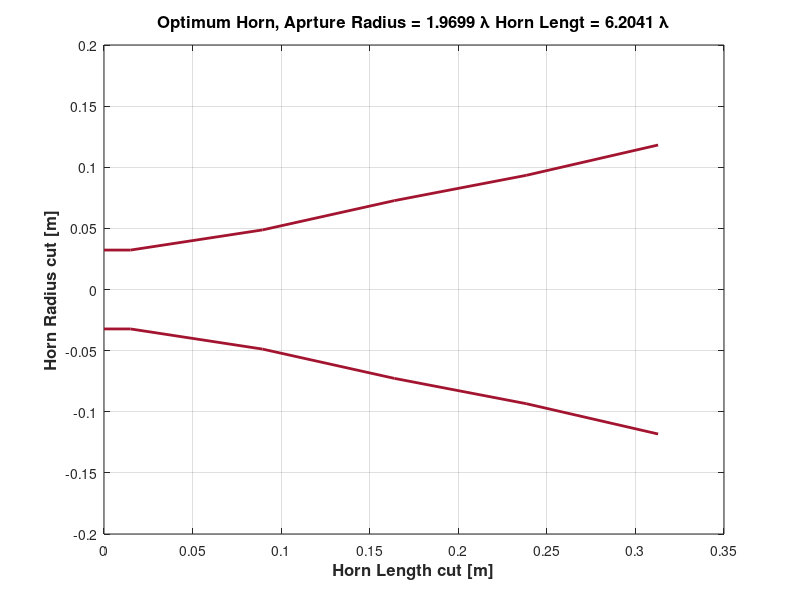

The MATLAB script that drew this image: (Note: this script raises an error after producing the figure.)
%% Optimum design for -45dB return loss from pattern search optimization 
clear;
c0 = 3e8;
F = 5e9;
lamb = c0./F;
N = 5;
data = load('ps_V2L_ms3serv2_fl_V2.mat');
fmin = data.fmin2;

R = [fmin.r(1) fmin.r(1:N).'];

% R = [0.02283 0.02283 0.06313 0.07772 0.09971 0.1467]; % From GA algo


% R = [0.02 0.02 0.02667 0.03333 0.04 0.04667 0.05333 0.06 0.06667 0.07333 0.09562 0.08667 0.09333 0.1009 0.1067 0.1156...
%     0.1491];
% N = length(R) - 1;
% Len = 0.3912;
% Len = fmin.r(N + 1);

Len = fmin.r(N+1);

l1 = lamb./4;
L = [l1 ones(1, N - 1)./N .* Len];

for i = 1:N
    L_axis(i) = sum(L(1:i));
end
L_axis = [0 L_axis];
figure;
plot(L_axis, R, 'LineWidth', 2, 'Color', [0.6350, 0.0780, 0.1840] );
hold on;
plot(L_axis, -R, 'LineWidth', 2, 'Color', [0.6350, 0.0780, 0.1840] );
title(['Optimum Horn, Aprture Radius = ', num2str(R(end)./lamb), ' \lambda ', 'Horn Lengt = ', num2str(Len./lamb), ' \lambda'], 'FontSize', 12, 'FontWeight', 'bold');
xlabel('Horn Length cut [m]', 'FontSize', 12, 'FontWeight', 'bold');
ylabel('Horn Radius cut [m]', 'FontSize', 12, 'FontWeight', 'bold');
grid on;

%% Iteration over the frequencies 

SP = [R(2:end) Len];

XMN_data = load('Xmn.mat');
str = XMN_data.Xmn;

fc_ = fc(R(2), 1, 1);

% <<<<<<< Updated upstream
% F = linspace(fc_(1)+fc_(1)./100, fc_(3), 20);
% =======
F = linspace(fc_(1)+fc_(1)./100, fc_(11), 20);
% >>>>>>> Stashed changes
% F = 5e9;
% objective = @(x) GSM_N_opt_allvar(SP(1:N), SP(N+1), x(1:length(F)), 0);
tic;
% parfor i = 1:length(F)
[RL, SRR] = GSM_N_opt_allvar_V2_freq(SP(1:N), SP(N+1), F, 50);
save('fmincon_SRR', 'SRR');

time_used = toc;
% end

figure;
plot(F*1e-9, RL, 'LineWidth', 2);grid on;
xlabel('Frequency (GHz)', 'FontSize', 16, 'FontWeight', 'bold');
ylabel('Return loss (dB)', 'FontSize', 16, 'FontWeight', 'bold');
title('RL of fmincon algo', 'FontSize', 16, 'FontWeight', 'bold');
% RL1 = GSM_N_opt_allvar(SP(1:N), SP(N+1), 5e9, 20);
% end
